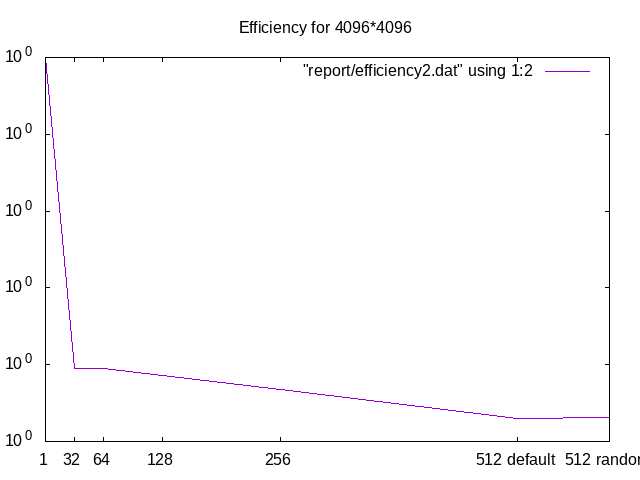

Write gnuplot code to recreate this figure.
set terminal png
set output "report/efficiency2.png"
set format y "10^{%L}"
set xtics ("1" 1, "32" 32,"64" 64,"128" 128,"256" 256,"512 default" 512,"512 random" 612)
set title "Efficiency for 4096*4096"
plot "report/efficiency2.dat" using 1:2 with lines
